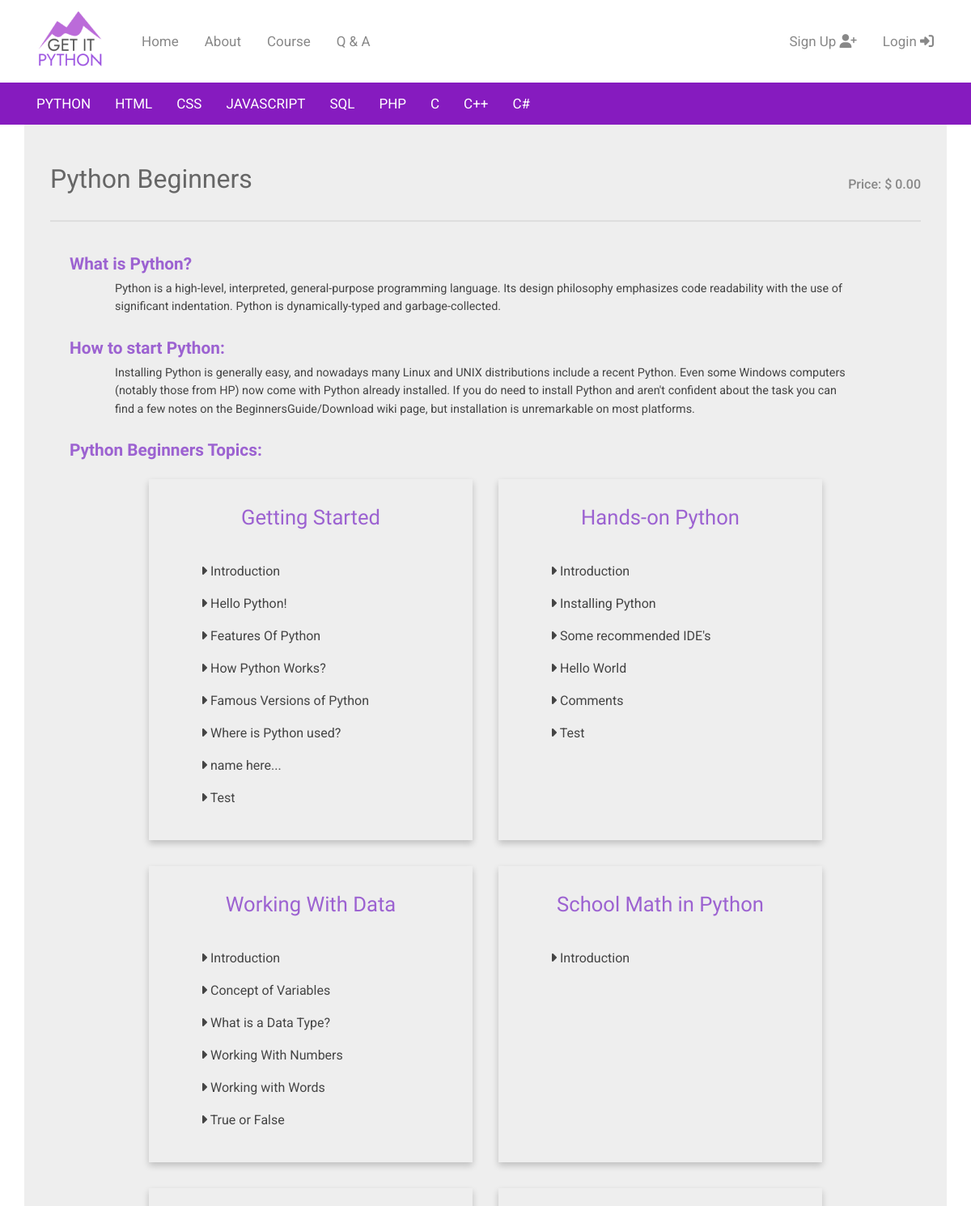
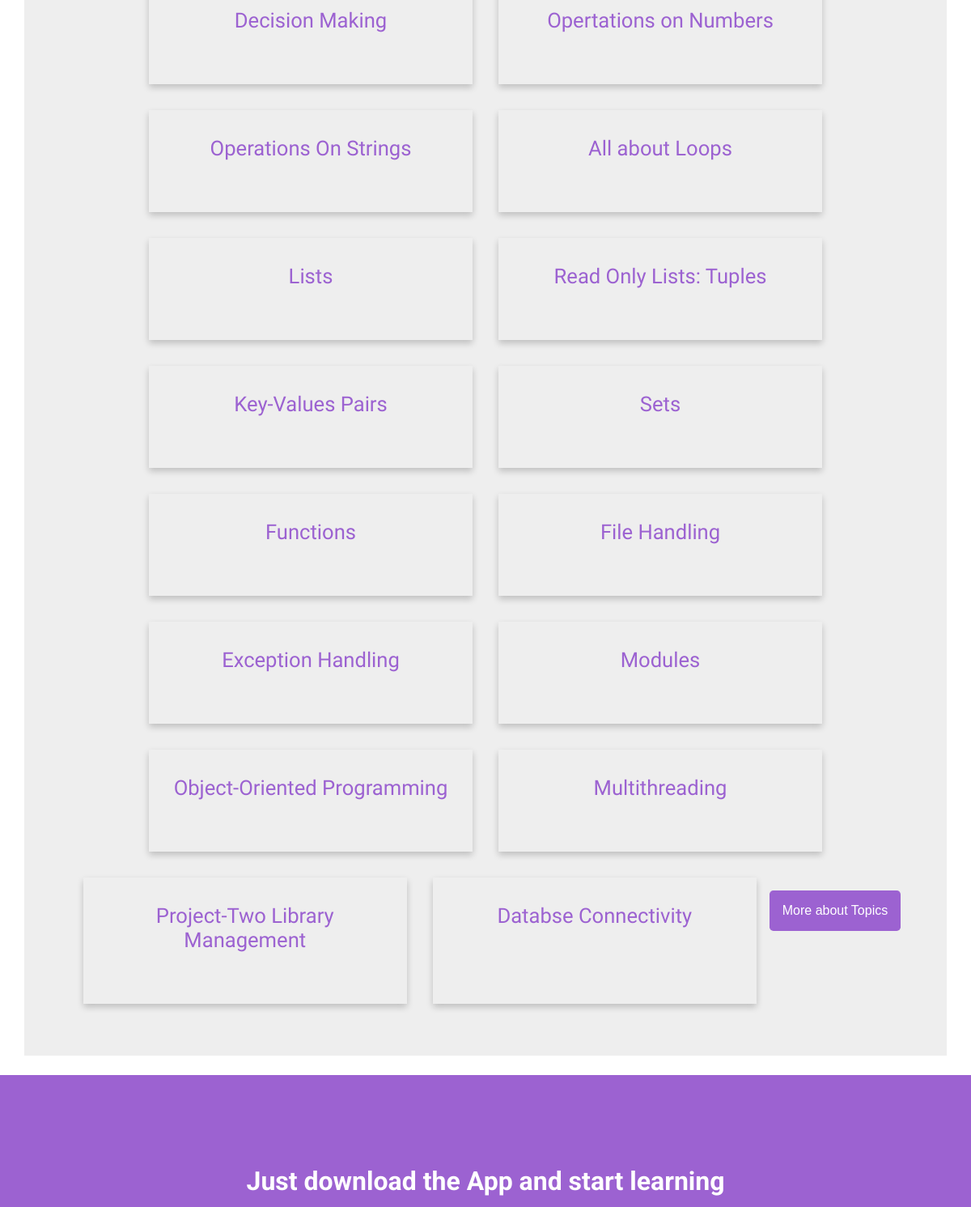
The page /course/courses/1/ (upper part) on the database as committed earlier (2 pictures, top to bottom).
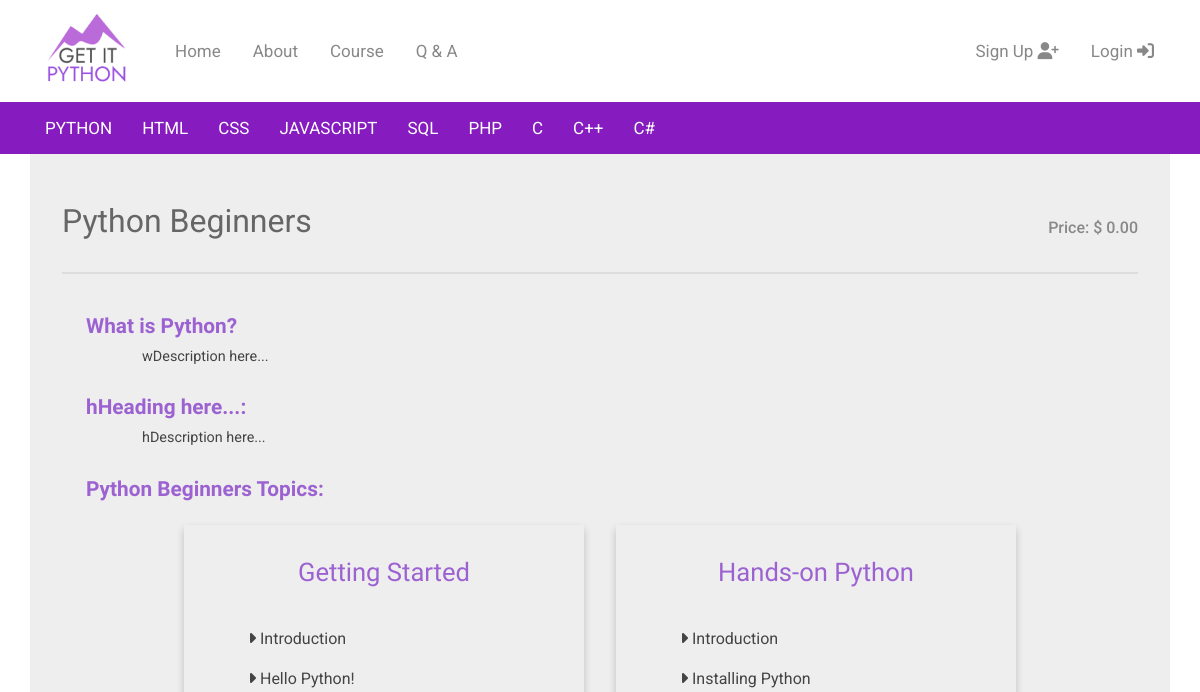
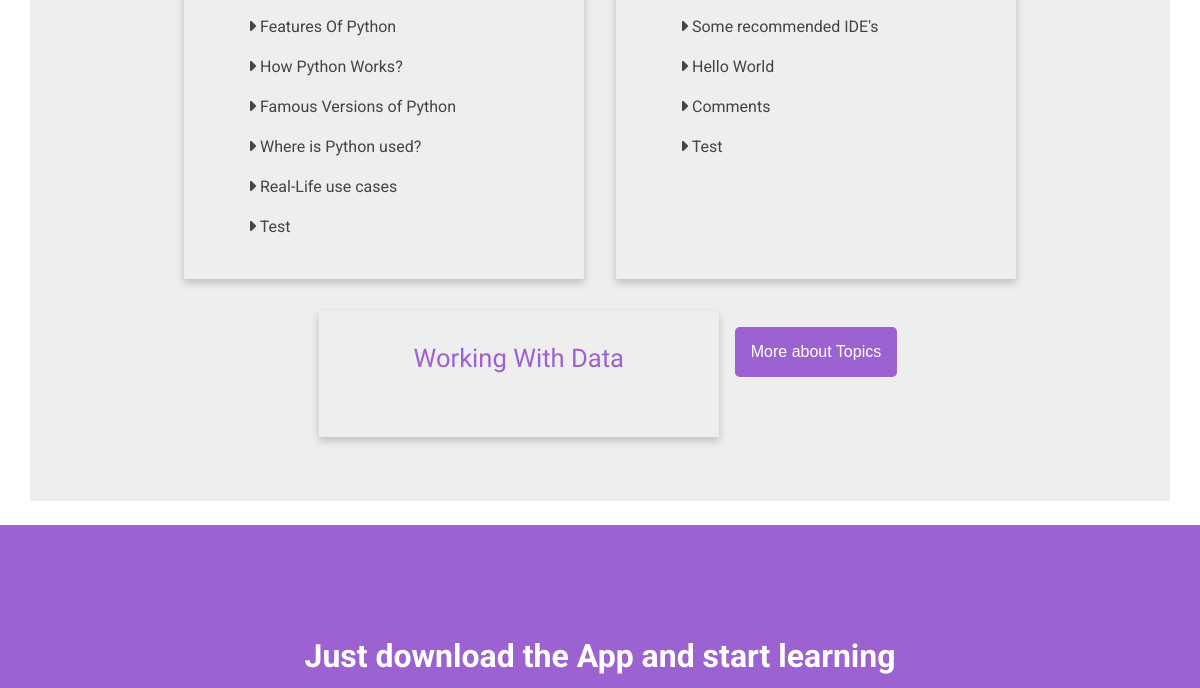
The same page on the database as committed later (2 pictures, top to bottom).
### courses/models.py (models this page shows, shortened)
class Course(models.Model):
    name = models.CharField(max_length=50)
    whatHeading = models.CharField(max_length=150, default="wHeading here...")
    whatDescription = models.TextField(max_length=500, default="wDescription here...")
    howHeading = models.CharField(max_length=150, default="hHeading here...")
    howDescription = models.TextField(max_length=500, default="hDescription here...")
    price = models.DecimalField(max_digits=10, decimal_places=2, default=10.00)

class Topic(models.Model):
    course = models.ForeignKey(Course, on_delete= models.CASCADE)
    name = models.CharField(max_length=50, default="name here...")
    intro = models.TextField(max_length=500, default="intro here...")

class Content(models.Model):
    topic = models.ForeignKey(Topic, on_delete= models.CASCADE, default=4)
    name = models.CharField(max_length=50, default="name here...")
    explanation = models.TextField(max_length=500, default="explanation here...")
    example = models.TextField(max_length=500, default="example here...")
    minutesToComplete = models.SmallIntegerField(default=8)

### courses/views.py (the view)
# urls.py: path("courses/<int:pk>/", CourseDetailView.as_view(), name="course_detail"),
class CourseDetailView(DetailView):
    model = Course
    template_name = "courses/course_detail.html"

### courses/templates/courses/course_detail.html (shortened to what this page needs)
{% extends "base.html" %}
{% block content %}
<section class="container">
    <div class="course_container">
        <div>
        <h1 class="course_heading">{{ course.name }}
        <span class="course_price">Price: $ {{ course.price }}</span></h1>
        </div>
        <p class="border"><p>
        <h2 class="course_detail_title"> {{ course.whatHeading }} </h2>
        <p class="course_detail_p"> {{ course.whatDescription }} </p>
        <br>
        <h2 class="course_detail_title"> {{ course.howHeading }}:</h2>
        <p class="course_detail_p"> {{ course.howDescription }} </p>
        <br>
        <h2 class="course_detail_title">{{ course.name }} Topics:</h2>
        <div class="course_detail_flex">
        {% for topic in object.topic_set.all %}
            <div class="card">
                <h3 class="topic_name">{{topic.name}}</h3>
                {% for content in topic.content_set.all %}
                    <p class="cont_name"><i class="fas fa-caret-right"></i> {{content.name}}</p>
                {% endfor content %}
            </div>
        {% endfor topic %}
        <div>
        <button class="btn_topic_list">
            <a href="{% url 'topic_list' %}">More about Topics</a>
        </button>
    </div>
</section>
{% endblock content %}

Rows that differ between the two databases and show on the page:
removed Content: name "Introduction", shown under Topic "Working With Data"
removed Content: name "Concept of Variables", shown under Topic "Working With Data"
removed Content: name "What is a Data Type?", shown under Topic "Working With Data"
removed Content: name "Working With Numbers", shown under Topic "Working With Data"
removed Content: name "Working with Words", shown under Topic "Working With Data"
removed Content: name "True or False", shown under Topic "Working With Data"
removed Topic: name "School Math in Python"
removed Content: name "Introduction", shown under "School Math in Python"
removed Topic: name "Decision Making"
removed Topic: name "Opertations on Numbers"
removed Topic: name "Operations On Strings"
removed Topic: name "All about Loops"
removed Topic: name "Lists"
removed Topic: name "Read Only Lists: Tuples"
removed Topic: name "Key-Values Pairs"
removed Topic: name "Sets"
removed Topic: name "Functions"
removed Topic: name "File Handling"
removed Topic: name "Exception Handling"
removed Topic: name "Modules"
removed Topic: name "Object-Oriented Programming"
removed Topic: name "Multithreading"
removed Topic: name "Project-Two Library Management"
removed Topic: name "Databse Connectivity"
changed Course "Python Beginners": whatDescription "Python is a high-level, interpreted, general-purpose programming language. Its design philosophy emphasizes code readability with the use of significant indentation. Python is dynamically-typed and garbage-collected." → "wDescription here..."; howHeading "How to start Python" → "hHeading here..."; howDescription "Installing Python is generally easy, and nowadays many Linux and UNIX distributions include a recent Python. Even some Windows computers (notably those from HP) now come with Python already installed. If you do need to install Python and aren't confident about the task you can find a few notes on the BeginnersGuide/Download wiki page, but installation is unremarkable on most platforms." → "hDescription here..."
changed Content: name "name here..." → "Real-Life use cases"
